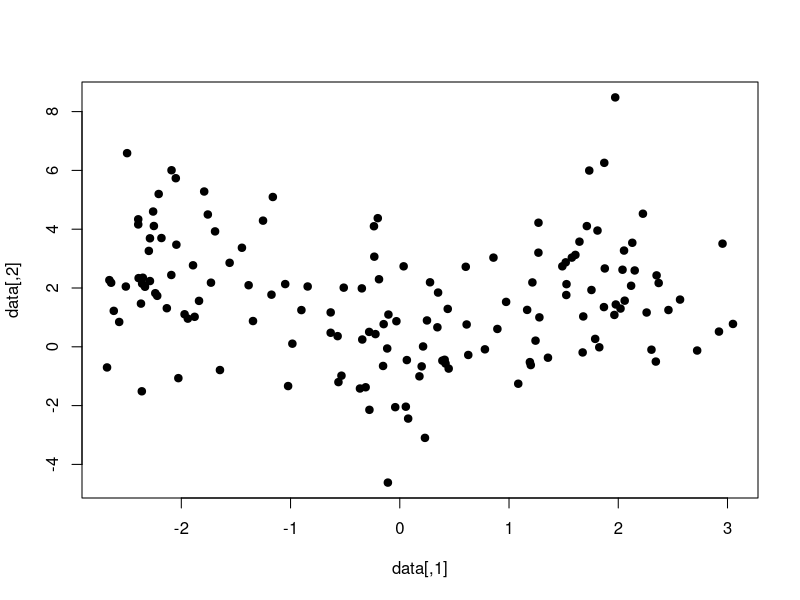

Source code (R):
library(cluster)

set.seed(123)
cluster1 <- cbind(rnorm(50, mean = 0, sd = 0.5), rnorm(50, mean = 0, sd = 2))
cluster2 <- cbind(rnorm(50, mean = 2, sd = 0.5), rnorm(50, mean = 2, sd = 2))
cluster3 <- cbind(rnorm(50, mean = -2, sd = 0.5), rnorm(50, mean = 2, sd = 2))
data <- rbind(cluster1, cluster2, cluster3)
plot(data, pch = 19)

clara_std_euclid <- clara(scale(data), 3, metric = "euclidean")
clara_std_manhattan <- clara(scale(data), 3, metric = "manhattan")
cat("Silhouette width for standardized data with Euclidean metric:", mean(silhouette(clara_std_euclid)))
cat("Silhouette width for standardized data with Manhattan metric:", mean(silhouette(clara_std_manhattan)))


clara_euclid <- clara(data, 3, metric = "euclidean")
clara_manhattan <- clara(data, 3, metric = "manhattan")
cat("Silhouette width for non-standardized data with Euclidean metric:", mean(silhouette(clara_euclid)))
cat("Silhouette width for non-standardized data with Manhattan metric:", mean(silhouette(clara_manhattan)))